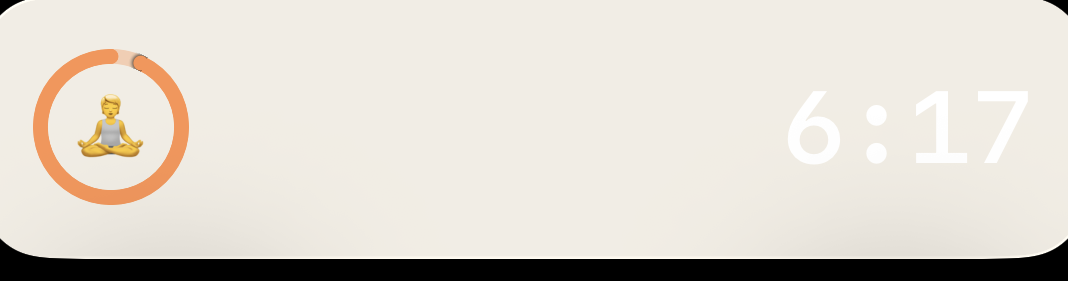
#> input picture assets/store-captures/3.0/raw/_pill-live-activity.png, 1068 x 281 px
$ python fabricate-lockscreen.py
#> lines starting #> are read from the running program, lines starting #| are printed output that depends on the picture
#!/usr/bin/env python3
"""Fabrique la capture ③ (écran verrouillé + anneau Live Activity).

La pastille est le VRAI rendu de l'extension (croppée d'un screenshot device
d'Eric, IMG_2561 du 26/08 — anneau corail, 🧘, 6:17) ; seul l'habillage de
l'écran verrouillé est recomposé : heure 9:41, date neutre, rien de personnel.
Sort deux brutes (fr/en) au format des raws simulateur (1206×2622) — la chaîne
`dress-store-captures.py` les habille ensuite comme les autres.
"""
from pathlib import Path
from PIL import Image, ImageDraw, ImageFont

ROOT = Path(__file__).resolve().parent.parent
RAW = ROOT / 'assets/store-captures/3.0/raw'
PILL = ROOT / 'assets/store-captures/3.0/raw/_pill-live-activity.png'

W, H = 1206, 2622
FONT_CLOCK = '/System/Library/Fonts/HelveticaNeue.ttc'
DATES = {'fr': 'jeudi 12 juin', 'en': 'Thursday, June 12'}


def fabricate(lang: str) -> Path:
#> called with lang = 'fr'
    canvas = Image.new('RGB', (W, H), '#050505')
#> canvas: PIL image 1206x2622 RGB; every value is 5
    draw = ImageDraw.Draw(canvas)

    date_font = ImageFont.truetype(FONT_CLOCK, 58)
    clock_font = ImageFont.truetype(FONT_CLOCK, 320)

    date = DATES[lang]
    dw = draw.textlength(date, font=date_font)
#> dw = 357.9
    draw.text(((W - dw) / 2, 300), date, font=date_font, fill='#E8E2D8')

    clock = '9:41'
    cw = draw.textlength(clock, font=clock_font)
#> cw = 718.6
    draw.text(((W - cw) / 2, 380), clock, font=clock_font, fill='#F2EDE4')

    pill = Image.open(PILL)
#> pill is the input picture: PIL image 1068x281 RGB; mean R, G, B 220.3, 214.7, 205.8
    target_w = 1100
    pill = pill.resize((target_w, round(pill.height * target_w / pill.width)), Image.LANCZOS)
#> pill: PIL image 1100x289 RGB
    canvas.paste(pill, ((W - target_w) // 2, 1985))
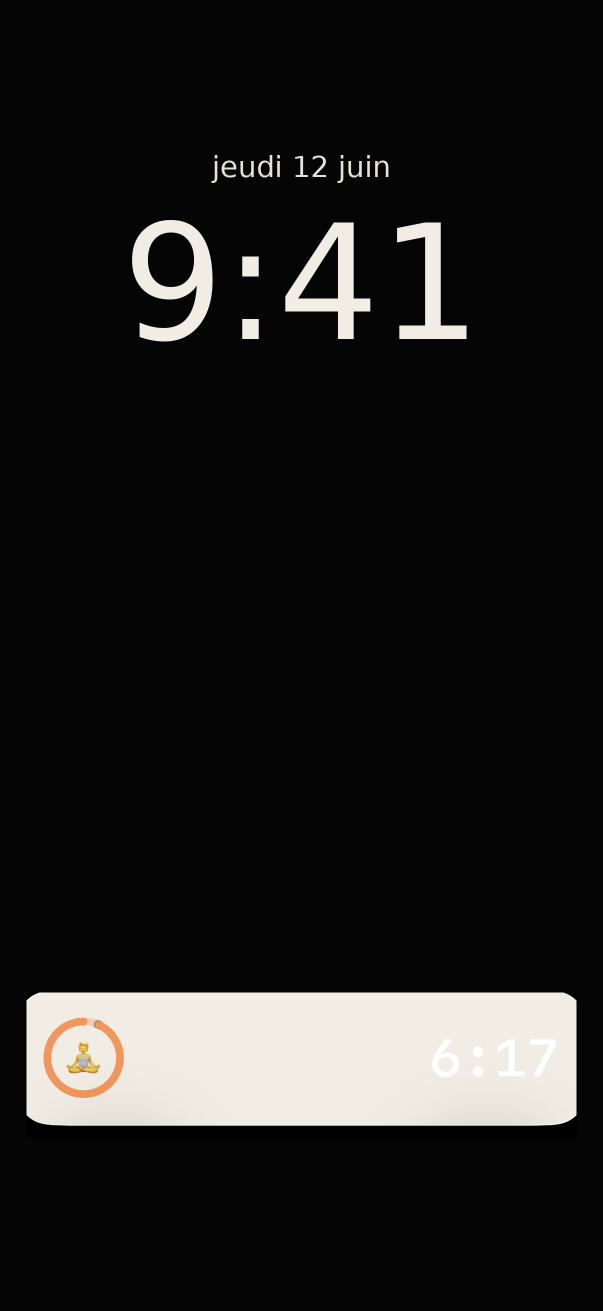
#> canvas: PIL image 1206x2622 RGB (shown at 1/2 size); mean R, G, B 30.4, 29.8, 28.7

    # Barre home
    draw.rounded_rectangle([(W - 400) // 2, H - 60, (W + 400) // 2, H - 40],
                           radius=10, fill='#F2EDE4')

    out = RAW / f'07-lockscreen-{lang}.png'
    canvas.save(out, 'PNG')
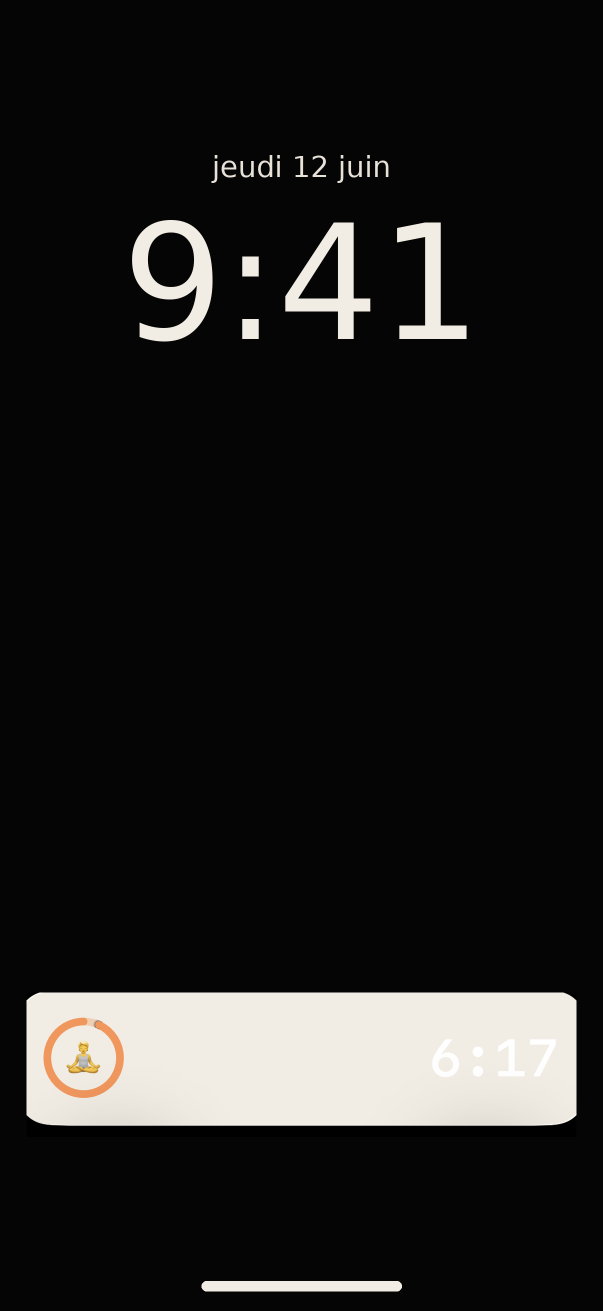
#> saved as 07-lockscreen-fr.png: PIL image 1206x2622 RGB (shown at 1/2 size); mean R, G, B 31, 30.4, 29.3
    return out


if __name__ == '__main__':
    for lang in ('fr', 'en'):
        print(fabricate(lang))
